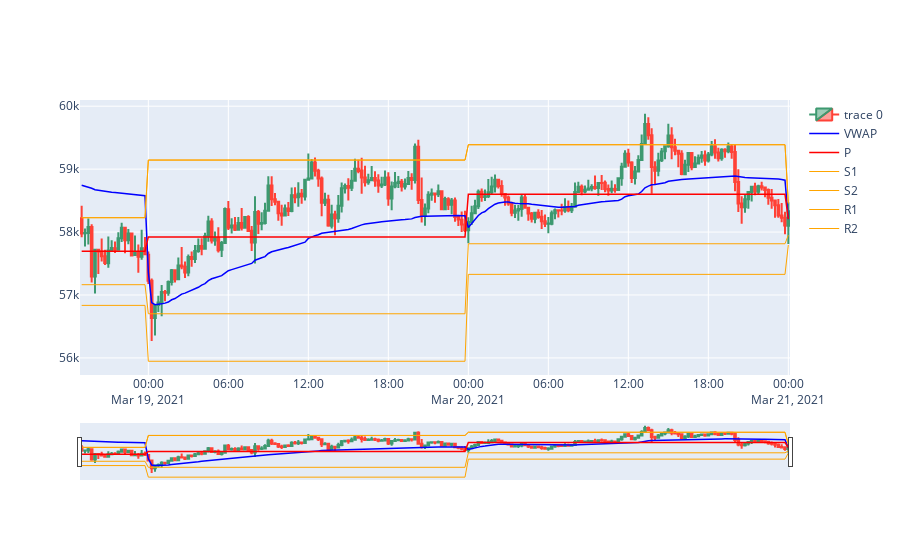

Write notebook code for a chart like this one.
### Code cell
fig = go.Figure(data=[go.Candlestick(x=t1.index,
                open=t1['Open'],
                high=t1['High'],
                low=t1['Low'],
                close=t1['Close']),
                go.Scatter(x=t1.index, y=t1.VWAP, line=dict(color='blue', width=1.5), name="VWAP"),
                go.Scatter(x=pivs.index, y=pivs.p, line=dict(color='red', width=1.5), name="P"),
                go.Scatter(x=pivs.index, y=pivs.s1, line=dict(color='orange', width=1), name="S1"),
                go.Scatter(x=pivs.index, y=pivs.s2, line=dict(color='orange', width=1), name="S2"),
                go.Scatter(x=pivs.index, y=pivs.r1, line=dict(color='orange', width=1), name="R1"),
                go.Scatter(x=pivs.index, y=pivs.r2, line=dict(color='orange', width=1), name="R2")])
                
fig.update_yaxes(fixedrange=False)
fig.show()

### Figure 1 — Plotly figure (JSON) as saved in the notebook; plotly's stock layout.template omitted (floating-point values rounded to 4 significant figures; data arrays with more than 128 entries replaced by an {"elided": "..."} marker saying what was removed)
{"data": [{"close": {"elided": "213 float values"}, "high": {"elided": "213 float values"}, "low": {"elided": "213 float values"}, "open": {"elided": "213 float values"}, "type": "candlestick", "x": {"elided": "213 str values"}}, {"line": {"color": "blue", "width": 1.5}, "name": "VWAP", "type": "scatter", "x": {"elided": "213 str values"}, "y": {"elided": "213 float values"}}, {"line": {"color": "red", "width": 1.5}, "name": "P", "type": "scatter", "x": {"elided": "213 str values"}, "y": {"elided": "213 float values"}}, {"line": {"color": "orange", "width": 1}, "name": "S1", "type": "scatter", "x": {"elided": "213 str values"}, "y": {"elided": "213 float values"}}, {"line": {"color": "orange", "width": 1}, "name": "S2", "type": "scatter", "x": {"elided": "213 str values"}, "y": {"elided": "213 float values"}}, {"line": {"color": "orange", "width": 1}, "name": "R1", "type": "scatter", "x": {"elided": "213 str values"}, "y": {"elided": "213 float values"}}, {"line": {"color": "orange", "width": 1}, "name": "R2", "type": "scatter", "x": {"elided": "213 str values"}, "y": {"elided": "213 float values"}}], "layout": {"yaxis": {"fixedrange": false}}}
